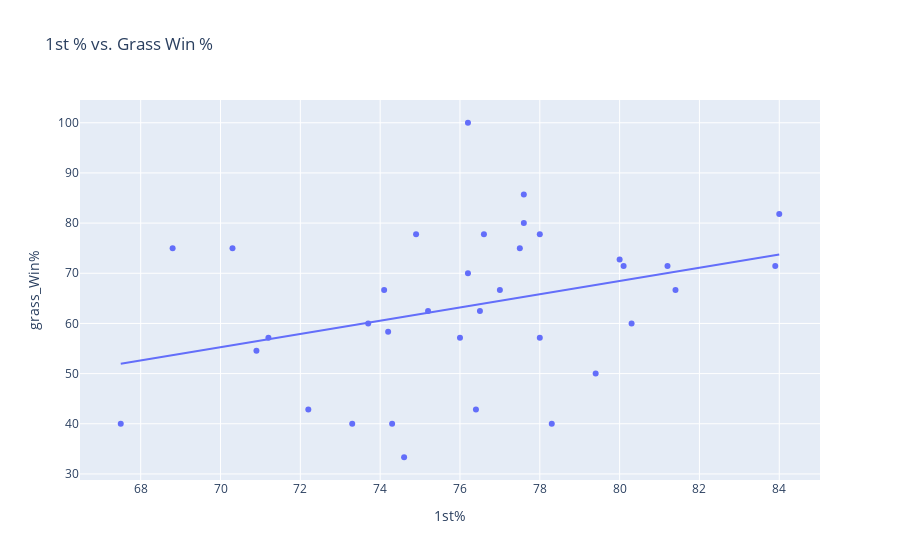

This figure's notebook cell:
### Code cell
fig = px.scatter(grassserve, x = "1st%", y = "grass_Win%", hover_name = "name",
                 title = "1st % vs. Grass Win %")
coefficients = np.polyfit(grassserve['1st%'], grassserve['grass_Win%'], 1)
line_of_best_fit = np.polyval(coefficients, grassserve['1st%'])
fig.add_trace(px.line(x=grassserve['1st%'], y=line_of_best_fit).data[0])


fig.show()

### Figure 1 — Plotly figure (JSON) as saved in the notebook; plotly's stock layout.template omitted (floating-point values rounded to 4 significant figures)
{"data": [{"hovertemplate": "<b>%{hovertext}</b><br><br>1st%=%{x}<br>grass_Win%=%{y}<extra></extra>", "hovertext": ["Carlos Alcaraz", "Novak Djokovic", "Alexander Bublik", "Andrey Rublev", "Frances Tiafoe", "Holger Rune", "Tallon Griekspoor", "Adrian Mannarino", "Christopher Eubanks", "Francisco Cerundolo", "Jannik Sinner", "Alexander Zverev", "Grigor Dimitrov", "Jan Lennard Struff", "Daniil Medvedev", "Alex De Minaur", "Hubert Hurkacz", "Lorenzo Musetti", "Jiri Lehecka", "Roman Safiullin", "Cameron Norrie", "Sebastian Korda", "Tommy Paul", "Laslo Djere", "Nicolas Jarry", "Yannick Hanfmann", "Mackenzie Mcdonald", "Stefanos Tsitsipas", "Taylor Fritz", "Ugo Humbert", "Alejandro Davidovich Fokina", "Aleksandar Vukic", "Aslan Karatsev", "Ben Shelton", "Lorenzo Sonego"], "legendgroup": "", "marker": {"color": "#636efa", "symbol": "circle"}, "mode": "markers", "name": "", "orientation": "v", "showlegend": false, "type": "scatter", "x": [76.2, 77.6, 84, 77.6, 78, 76.6, 74.9, 70.3, 77.5, 68.8, 80, 80.1, 83.9, 81.2, 76.2, 74.1, 81.4, 77, 76.5, 75.2, 73.7, 80.3, 74.2, 78, 76, 71.2, 70.9, 79.4, 76.4, 72.2, 67.5, 74.3, 73.3, 78.3, 74.6], "xaxis": "x", "y": [100, 85.71, 81.82, 80, 77.78, 77.78, 77.78, 75, 75, 75, 72.73, 71.43, 71.43, 71.43, 70, 66.67, 66.67, 66.67, 62.5, 62.5, 60, 60, 58.33, 57.14, 57.14, 57.14, 54.55, 50, 42.86, 42.86, 40, 40, 40, 40, 33.33], "yaxis": "y"}, {"hovertemplate": "x=%{x}<br>y=%{y}<extra></extra>", "legendgroup": "", "line": {"color": "#636efa", "dash": "solid"}, "marker": {"symbol": "circle"}, "mode": "lines", "name": "", "orientation": "v", "showlegend": false, "type": "scatter", "x": [76.2, 77.6, 84, 77.6, 78, 76.6, 74.9, 70.3, 77.5, 68.8, 80, 80.1, 83.9, 81.2, 76.2, 74.1, 81.4, 77, 76.5, 75.2, 73.7, 80.3, 74.2, 78, 76, 71.2, 70.9, 79.4, 76.4, 72.2, 67.5, 74.3, 73.3, 78.3, 74.6], "xaxis": "x", "y": [63.45, 65.3, 73.75, 65.3, 65.83, 63.98, 61.73, 55.66, 65.17, 53.68, 68.47, 68.6, 73.62, 70.05, 63.45, 60.68, 70.32, 64.51, 63.85, 62.13, 60.15, 68.86, 60.81, 65.83, 63.19, 56.85, 56.45, 67.67, 63.71, 58.17, 51.96, 60.94, 59.62, 66.22, 61.34], "yaxis": "y"}], "layout": {"legend": {"tracegroupgap": 0}, "title": {"text": "1st % vs. Grass Win %"}, "xaxis": {"anchor": "y", "domain": [0, 1], "title": {"text": "1st%"}}, "yaxis": {"anchor": "x", "domain": [0, 1], "title": {"text": "grass_Win%"}}}}
